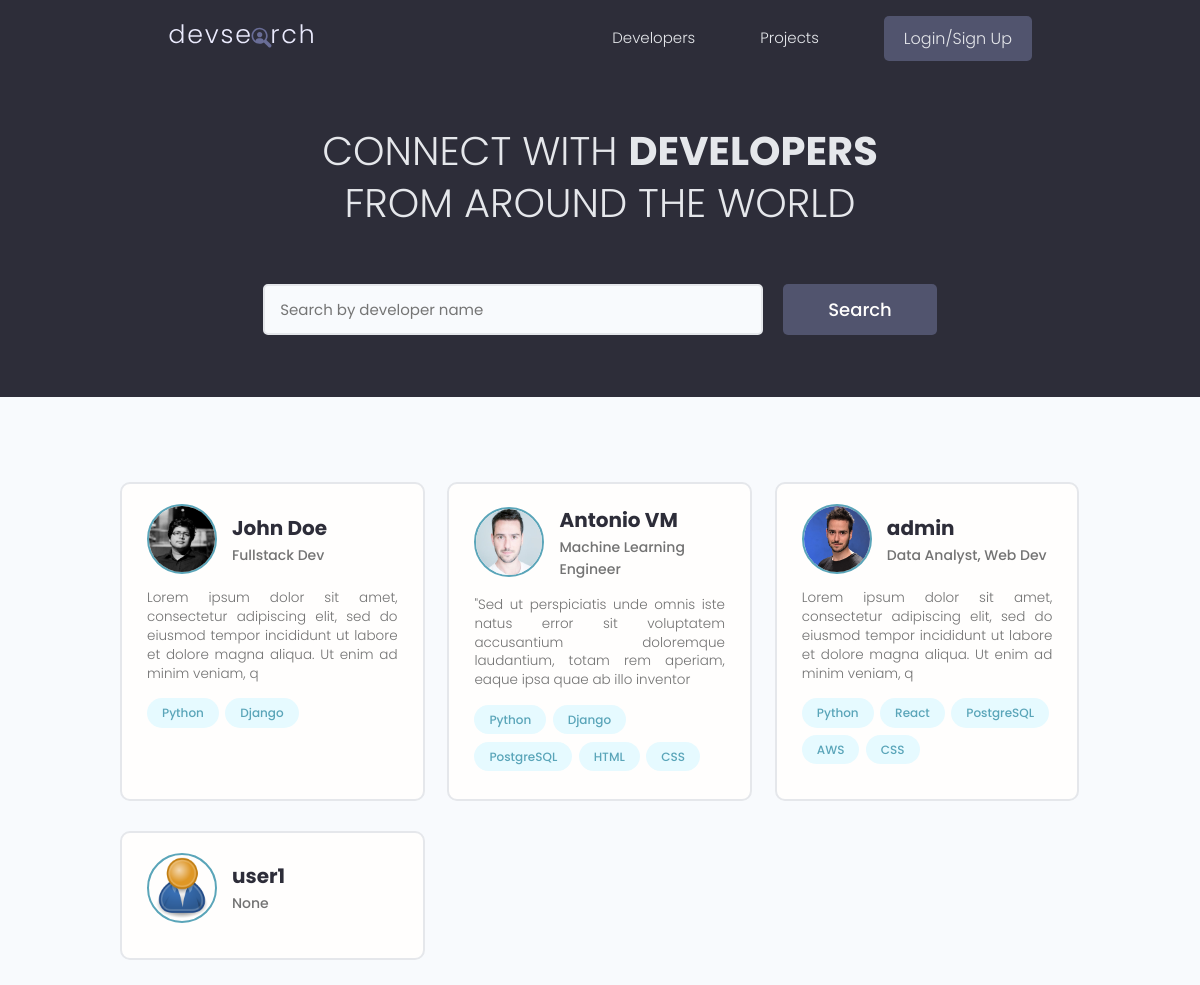
The app's page /, older data.
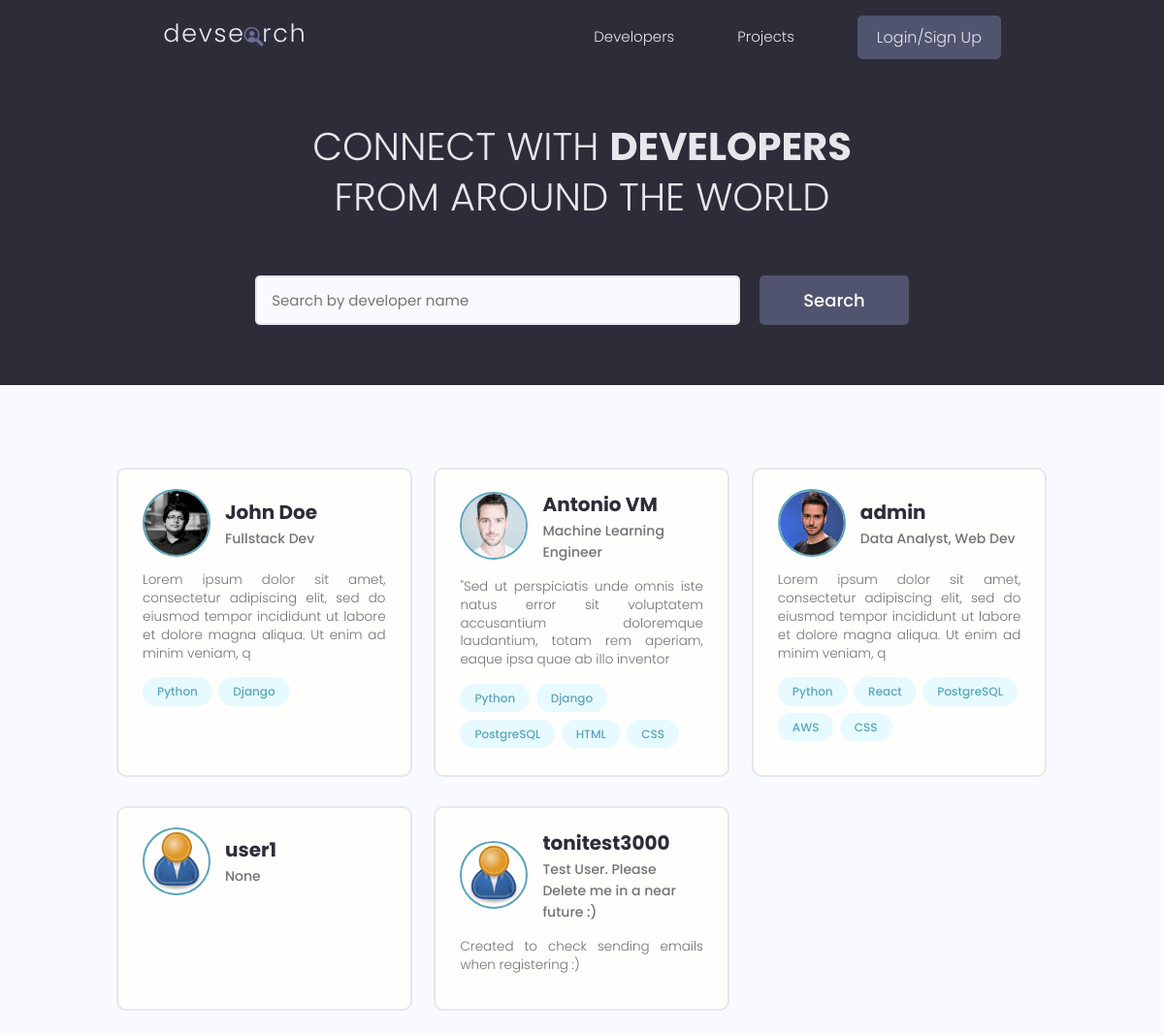
The same page, newer data.
### users/models.py (models this page shows, shortened)
class Profile(models.Model):
    user = models.OneToOneField(
        User, on_delete=models.CASCADE, null=True, blank=True)
    name = models.CharField(max_length=200, null=True, blank=True)
    email = models.EmailField(max_length=500, blank=True, null=True)
    username = models.CharField(max_length=200, null=True, blank=True)
    location = models.CharField(max_length=200, null=True, blank=True)
    short_intro = models.CharField(max_length=200, blank=True, null=True)
    bio = models.TextField(blank=True, null=True)
    profile_image = models.ImageField(
        null=True, blank=True, upload_to='profiles/',
        default='profiles/user-default.png')
    social_github = models.CharField(max_length=200, null=True, blank=True)
    social_twitter = models.CharField(max_length=200, null=True, blank=True)
    social_linkedin = models.CharField(max_length=200, null=True, blank=True)
    social_youtube = models.CharField(max_length=200, null=True, blank=True)
    social_website = models.CharField(max_length=200, null=True, blank=True)
    created = models.DateTimeField(auto_now_add=True)
    id = models.UUIDField(default=uuid.uuid4,
                            unique=True,
                            primary_key=True,
                            editable=False)
    class Meta:
        ordering = ['created']
    @property
    def imageURL(self):
        try:
            url = self.profile_image.url
        except:
            url = ''
        return url

class Skill(models.Model):
    owner = models.ForeignKey(
        Profile, on_delete=models.CASCADE, null=True, blank=True)
    name = models.CharField(max_length=200, null=True, blank=True)
    description = models.TextField(null=True, blank=True)
    created = models.DateTimeField(auto_now_add=True)
    id = models.UUIDField(default=uuid.uuid4,
                            unique=True,
                            primary_key=True,
                            editable=False)
    def __str__(self):
        return str(self.name)

### users/views.py (the view)
# urls.py: path("", views.profiles, name="profiles"),
def profiles(request):
    profiles, search_query = searchProfiles(request)
    custom_range, profiles = paginateProfiles(request, profiles, 6)
    context = {'profiles': profiles, 'search_query': search_query,
                'custom_range': custom_range}
    return render(request, 'users/profiles.html', context)

### users/utils.py (called while the page is built)
def paginateProfiles(request, profiles, results):
    page = request.GET.get('page')
    paginator = Paginator(profiles, results)
    try:
        profiles = paginator.page(page)
    except PageNotAnInteger:
        page = 1
        profiles = paginator.page(page)
    except EmptyPage:
        page = paginator.num_pages
        profiles = paginator.page(page)
    leftIndex = (int(page) - 3)
    if leftIndex < 1:
        leftIndex = 1
    rightIndex = (int(page) + 3)
    if rightIndex > paginator.num_pages:
        rightIndex = paginator.num_pages + 1
    custom_range = range(leftIndex, rightIndex)
    return custom_range, profiles

def searchProfiles(request):
    search_query = ''
    if request.GET.get('search_query'):
        search_query = request.GET.get('search_query')
    skills = Skill.objects.filter(name__icontains=search_query)
    profiles = Profile.objects.distinct().filter(
        Q(name__icontains=search_query) |
        Q(short_intro__icontains=search_query) |
        Q(skill__in=skills)
        )
    return profiles, search_query

### users/templates/users/profiles.html (shortened to what this page needs)
{% extends 'main.html' %}
{% block content %}
<main class="home">
	<section class="hero-section text-center">
		<div class="container container--narrow">
			<div class="hero-section__box">
				<h2>CONNECT WITH <span>DEVELOPERS</span></h2>
				<h2>FROM AROUND THE WORLD</h2>
			</div>
			<div class="hero-section__search">
				<form id="searchForm" class="form" action="{% url 'profiles' %}" method="get">
					<div class="form__field">
						<input class="input input--text" id="formInput#search" type="text" name="search_query"
						value="{{search_query}}" placeholder="Search by developer name" />
					</div>
					<input class="btn btn--sub btn--lg" type="submit" value="Search" />
				</form>
			</div>
		</div>
	</section>
	<section class="devlist">
		<div class="container">
			<div class="grid grid--three">
				{% for profile in profiles %}
				<div class="column card">
						<div class="dev">
								<a href="{% url 'user-profile' profile.id %}" class="card__body">
										<div class="dev__profile">
												<img class="avatar avatar--md" src="{{ profile.imageURL }}" alt="image" />
												<div class="dev__meta">
														<h3>{{profile.name}}</h3>
														<h5>{{profile.short_intro|slice:"60"}}</h5>
												</div>
										</div>
										<p class="dev__info">{{profile.bio|slice:"150"}}</p>
										<div class="dev__skills">
												{% for skill in profile.skill_set.all|slice:"5" %}
												<span class="tag tag--pill tag--main">
														<small>{{skill}}</small>
												</span>
												{% endfor %}
										</div>
								</a>
						</div>
				</div>
				{% endfor %}
		</div>
	</section>
</main>
{% endblock content %}

Row changes from the older to the newer data that the page shows:
added Profile: imageURL (placeholder picture), name "tonitest3000", short_intro "Test User. Please Delete me in a near future :)", bio "Created to check sending emails when registering :)"
